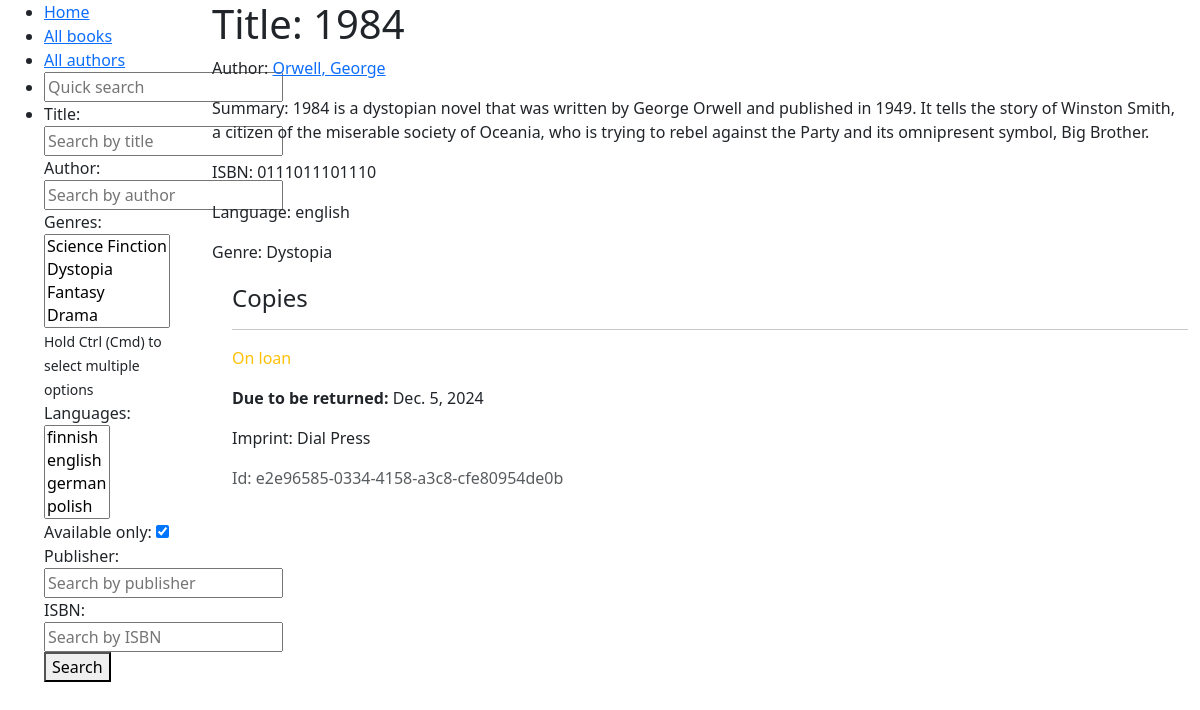
The app's page /catalog/book/5, older data.
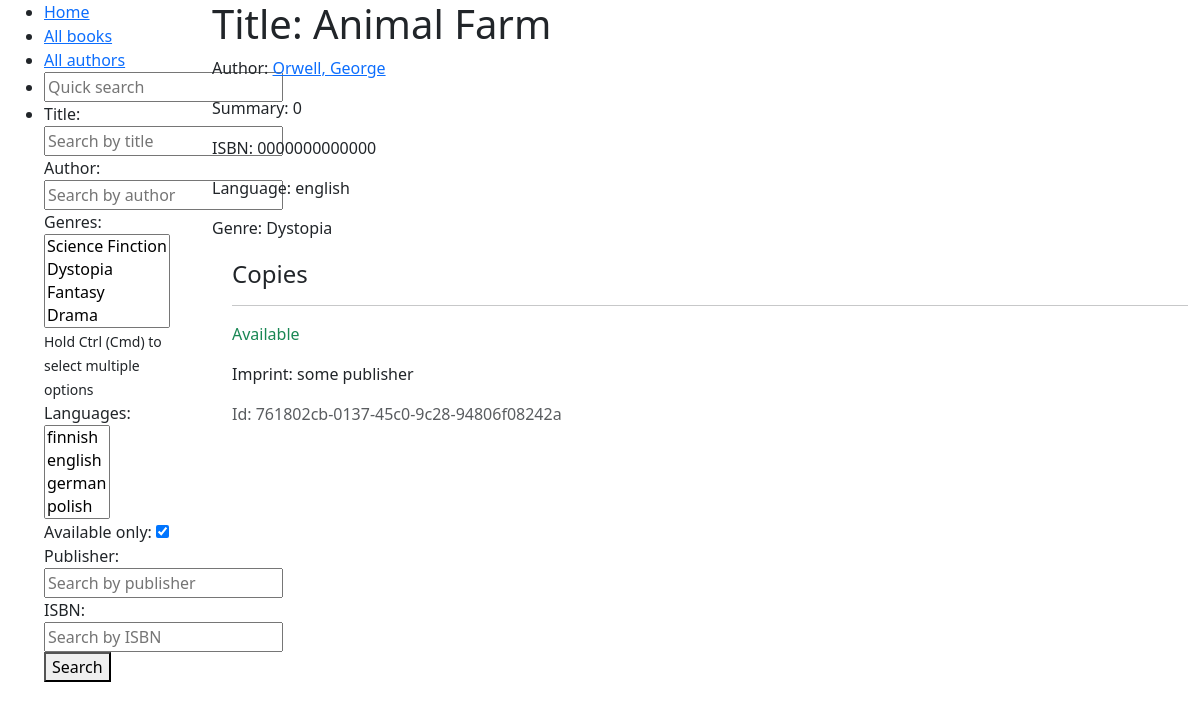
The same page, newer data.
### catalog/models.py (models this page shows, shortened)
class Book(models.Model):
    title = models.CharField(max_length=200)
    author = models.ForeignKey("Author", on_delete=models.RESTRICT, null=True)  # todo: handle > 1 authors
    summary = models.TextField(max_length=1000, help_text="Enter a brief description of the book.")
    isbn = models.CharField("ISBN",
                            max_length=13,
                            unique=True,
                            validators=[
                                RegexValidator(
                                    regex=r"^\d{10}(\d{3})?$",  # Matches ISBN-10 or ISBN-13
                                )
                            ])
    genre = models.ManyToManyField("Genre")  # fix: can select only 1
    language = models.ForeignKey("Language", on_delete=models.SET_NULL, null=True)  # todo: support multiple langs
    def display_genre(self):
        """Display genre in admin"""
        return ", ".join(genre.name for genre in self.genre.all()[:3])
    display_genre.short_description = "Genre"

class BookInstance(models.Model):
    id = models.UUIDField(primary_key=True, default=uuid.uuid4, help_text="Unique ID for this book across whole library")
    due_back = models.DateField(null=True, blank=True)
    book = models.ForeignKey(Book, on_delete=models.RESTRICT, null=True)
    imprint = models.CharField(max_length=200)
    LOAN_STATUS = (
        ("a", "Available"),
        ("m", "Maintenance"),
        ("o", "On loan"),
        ("r", "Reserved"),
    )
    status = models.CharField(max_length=1, choices=LOAN_STATUS, blank=True, default="m")
    class Meta:
        ordering = ["due_back"]

class Author(models.Model):
    first_name = models.CharField(max_length=50)
    last_name = models.CharField(max_length=50)
    date_of_birth = models.DateField(blank=True, null=True)
    date_of_death = models.DateField(blank=True, null=True)
    def __str__(self):
        return f"{self.last_name}, {self.first_name}"
    def get_absolute_url(self):
        return reverse("author-detail", args=[str(self.id)])
    class Meta:
        ordering = ["last_name", "first_name"]

class Language(models.Model):
    name = models.CharField(max_length=50, unique=True)
    def __str__(self):
        return self.name
    class Meta:
        constraints = [
            UniqueConstraint(
                Lower("name"),
                name="language_name_case_insensitive_unique",
                violation_error_message="Language already exists"
            )
        ]

class Genre(models.Model):
    name = models.CharField(max_length=200, unique=True, help_text="Enter a book genre")
    def __str__(self):
        return self.name
    class Meta:
        constraints = [
            UniqueConstraint(
                Lower("name"),
                name="genre_name_case_insensitive_unique",
                violation_error_message="Genre already exists"
            ),
        ]

### catalog/views.py (the view)
# urls.py: path("book/<int:pk>", views.BookDetailView.as_view(), name="book-detail"),
class BookDetailView(DetailView):
    model = Book

### catalog/templates/catalog/book_detail.html
{% extends "catalog/layout.html" %}
{% block content %}
    <h1>Title: {{ book.title }}</h1>
    <p>Author: <a href="{{ book.author.get_absolute_url }}">{{ book.author }}</a></p>
    <p>Summary: {{ book.summary }}</p>
    <p>ISBN: {{ book.isbn }}</p>
    <p>Language: {{ book.language }}</p>
    <p>Genre: {{ book.genre.all|join:", " }}</p>
    <div style="margin-left:20px;margin-top:20px">
        <h4>Copies</h4>
        {% for copy in book.bookinstance_set.all %}
            <hr />
            <p
                class="{% if copy.status == 'a' %}text-success{% elif copy.status == 'm' %}text-danger{% else %}text-warning{% endif %}">
                {{ copy.get_status_display }}
            </p>
            {% if copy.status != 'a' %}
                <p><strong>Due to be returned:</strong> {{ copy.due_back }}</p>
            {% endif %}
            <p>Imprint: {{ copy.imprint }}</p>
            <p class="text-muted">Id: {{ copy.id }}</p>
        {% endfor %}
    </div>
{% endblock content %}

Row changes from the older to the newer data that the page shows:
removed BookInstance: status "On loan", due_back "Dec. 5, 2024", imprint "Dial Press", id "e2e96585-0334-4158-a3c8-cfe80954de0b"
changed Book "Orwell, George": summary "1984 is a dystopian novel that was written by George Orwell and published in 1949. It tells the story of Winston Smith, a citizen of the miserable society of Oceania, who is trying to rebel against the Party and its omnipresent symbol, Big Brother." → "0"; isbn "0111011101110" → "0000000000000"
added BookInstance: status "Available", imprint "some publisher", id "761802cb-0137-45c0-9c28-94806f08242a"
